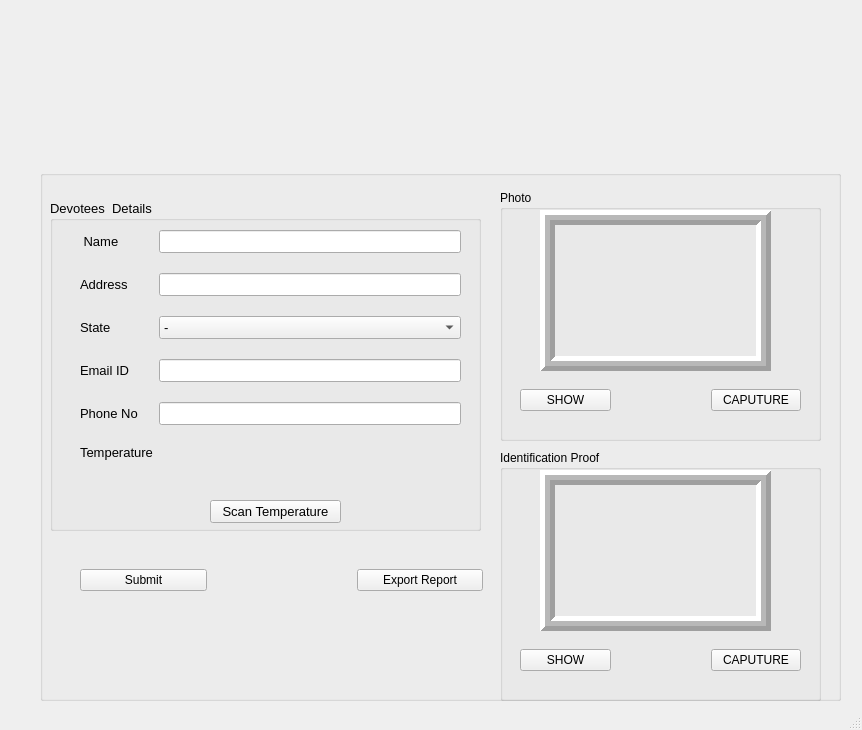
<?xml version="1.0" encoding="UTF-8"?>
<ui version="4.0">
 <class>MainWindow</class>
 <widget class="QMainWindow" name="MainWindow">
  <property name="geometry">
   <rect>
    <x>0</x>
    <y>0</y>
    <width>862</width>
    <height>730</height>
   </rect>
  </property>
  <property name="windowTitle">
   <string>MainWindow</string>
  </property>
  <widget class="QWidget" name="centralwidget">
   <widget class="QLabel" name="label_3">
    <property name="geometry">
     <rect>
      <x>250</x>
      <y>100</y>
      <width>91</width>
      <height>71</height>
     </rect>
    </property>
    <property name="text">
     <string/>
    </property>
    <property name="pixmap">
     <pixmap resource="../img/img.qrc">:/newPrefix/QDkO7nK6-removebg-preview.png</pixmap>
    </property>
    <property name="scaledContents">
     <bool>true</bool>
    </property>
   </widget>
   <widget class="QLabel" name="label">
    <property name="geometry">
     <rect>
      <x>270</x>
      <y>0</y>
      <width>351</width>
      <height>111</height>
     </rect>
    </property>
    <property name="text">
     <string/>
    </property>
    <property name="pixmap">
     <pixmap resource="../img/img.qrc">:/newPrefix/logo_colour.png</pixmap>
    </property>
    <property name="scaledContents">
     <bool>true</bool>
    </property>
   </widget>
   <widget class="QLabel" name="label_4">
    <property name="geometry">
     <rect>
      <x>360</x>
      <y>80</y>
      <width>171</width>
      <height>121</height>
     </rect>
    </property>
    <property name="text">
     <string/>
    </property>
    <property name="pixmap">
     <pixmap resource="../img/img.qrc">:/newPrefix/download__2_-removebg-preview.png</pixmap>
    </property>
    <property name="scaledContents">
     <bool>true</bool>
    </property>
   </widget>
   <widget class="QLabel" name="label_2">
    <property name="geometry">
     <rect>
      <x>570</x>
      <y>110</y>
      <width>51</width>
      <height>51</height>
     </rect>
    </property>
    <property name="text">
     <string/>
    </property>
    <property name="pixmap">
     <pixmap resource="../img/img.qrc">:/newPrefix/aic-jitf-logo (1).png</pixmap>
    </property>
    <property name="scaledContents">
     <bool>true</bool>
    </property>
   </widget>
   <widget class="QGroupBox" name="groupBox">
    <property name="geometry">
     <rect>
      <x>40</x>
      <y>170</y>
      <width>801</width>
      <height>531</height>
     </rect>
    </property>
    <property name="title">
     <string/>
    </property>
    <property name="flat">
     <bool>false</bool>
    </property>
    <property name="checkable">
     <bool>false</bool>
    </property>
    <widget class="QGroupBox" name="groupBox_2">
     <property name="geometry">
      <rect>
       <x>10</x>
       <y>30</y>
       <width>431</width>
       <height>331</height>
      </rect>
     </property>
     <property name="font">
      <font>
       <pointsize>10</pointsize>
      </font>
     </property>
     <property name="title">
      <string>Devotees  Details</string>
     </property>
     <widget class="QWidget" name="formLayoutWidget">
      <property name="geometry">
       <rect>
        <x>30</x>
        <y>30</y>
        <width>381</width>
        <height>231</height>
       </rect>
      </property>
      <layout class="QFormLayout" name="formLayout">
       <property name="verticalSpacing">
        <number>20</number>
       </property>
       <item row="0" column="0">
        <widget class="QLabel" name="label_5">
         <property name="text">
          <string> Name</string>
         </property>
        </widget>
       </item>
       <item row="0" column="1">
        <widget class="QLineEdit" name="lineEdit"/>
       </item>
       <item row="1" column="0">
        <widget class="QLabel" name="label_6">
         <property name="text">
          <string>Address</string>
         </property>
        </widget>
       </item>
       <item row="1" column="1">
        <widget class="QLineEdit" name="lineEdit_2"/>
       </item>
       <item row="2" column="0">
        <widget class="QLabel" name="label_8">
         <property name="text">
          <string>State</string>
         </property>
        </widget>
       </item>
       <item row="2" column="1">
        <widget class="QComboBox" name="comboBox">
         <item>
          <property name="text">
           <string>-</string>
          </property>
         </item>
         <item>
          <property name="text">
           <string>Andhra Pradesh</string>
          </property>
         </item>
         <item>
          <property name="text">
           <string>Arunachal Pradesh</string>
          </property>
         </item>
         <item>
          <property name="text">
           <string>Assam</string>
          </property>
         </item>
         <item>
          <property name="text">
           <string>Bihar</string>
          </property>
         </item>
         <item>
          <property name="text">
           <string>Chhattisgarh</string>
          </property>
         </item>
         <item>
          <property name="text">
           <string>Gujarat</string>
          </property>
         </item>
         <item>
          <property name="text">
           <string>Haryana</string>
          </property>
         </item>
         <item>
          <property name="text">
           <string>Himachal Pradesh</string>
          </property>
         </item>
         <item>
          <property name="text">
           <string>Jharkhand</string>
          </property>
         </item>
         <item>
          <property name="text">
           <string>Karnataka</string>
          </property>
         </item>
         <item>
          <property name="text">
           <string>Kerala</string>
          </property>
         </item>
         <item>
          <property name="text">
           <string>Madhya Pradesh</string>
          </property>
         </item>
         <item>
          <property name="text">
           <string>Maharashtra</string>
          </property>
         </item>
         <item>
          <property name="text">
           <string>Manipur</string>
          </property>
         </item>
         <item>
          <property name="text">
           <string>Meghalaya</string>
          </property>
         </item>
         <item>
          <property name="text">
           <string>Mizoram</string>
          </property>
         </item>
         <item>
          <property name="text">
           <string>Nagaland</string>
          </property>
         </item>
         <item>
          <property name="text">
           <string>Odisha</string>
          </property>
         </item>
         <item>
          <property name="text">
           <string>Punjab</string>
          </property>
         </item>
         <item>
          <property name="text">
           <string>Rajasthan</string>
          </property>
         </item>
         <item>
          <property name="text">
           <string>Sikkim</string>
          </property>
         </item>
         <item>
          <property name="text">
           <string>Tamil Nadu</string>
          </property>
         </item>
         <item>
          <property name="text">
           <string>Telangana</string>
          </property>
         </item>
         <item>
          <property name="text">
           <string>Tripura</string>
          </property>
         </item>
         <item>
          <property name="text">
           <string>Uttar Pradesh</string>
          </property>
         </item>
         <item>
          <property name="text">
           <string>Uttarakhand</string>
          </property>
         </item>
         <item>
          <property name="text">
           <string>West Bengal</string>
          </property>
         </item>
        </widget>
       </item>
       <item row="3" column="0">
        <widget class="QLabel" name="label_9">
         <property name="text">
          <string>Email ID</string>
         </property>
        </widget>
       </item>
       <item row="3" column="1">
        <widget class="QLineEdit" name="lineEdit_5"/>
       </item>
       <item row="4" column="0">
        <widget class="QLabel" name="label_10">
         <property name="text">
          <string>Phone No</string>
         </property>
        </widget>
       </item>
       <item row="4" column="1">
        <widget class="QLineEdit" name="lineEdit_6"/>
       </item>
       <item row="5" column="0">
        <widget class="QLabel" name="label_11">
         <property name="text">
          <string>Temperature</string>
         </property>
        </widget>
       </item>
       <item row="5" column="1">
        <widget class="QLabel" name="label_12">
         <property name="text">
          <string/>
         </property>
        </widget>
       </item>
      </layout>
     </widget>
     <widget class="QWidget" name="horizontalLayoutWidget_2">
      <property name="geometry">
       <rect>
        <x>30</x>
        <y>270</y>
        <width>381</width>
        <height>21</height>
       </rect>
      </property>
      <layout class="QHBoxLayout" name="horizontalLayout_2">
       <item>
        <widget class="QLabel" name="label_16">
         <property name="text">
          <string/>
         </property>
        </widget>
       </item>
       <item>
        <widget class="QLabel" name="label_7">
         <property name="text">
          <string/>
         </property>
        </widget>
       </item>
      </layout>
     </widget>
     <widget class="QPushButton" name="pushButton_7">
      <property name="geometry">
       <rect>
        <x>160</x>
        <y>300</y>
        <width>131</width>
        <height>23</height>
       </rect>
      </property>
      <property name="text">
       <string>Scan Temperature</string>
      </property>
     </widget>
    </widget>
    <widget class="QGroupBox" name="groupBox_3">
     <property name="geometry">
      <rect>
       <x>460</x>
       <y>20</y>
       <width>321</width>
       <height>251</height>
      </rect>
     </property>
     <property name="title">
      <string>Photo</string>
     </property>
     <widget class="QLabel" name="label_13">
      <property name="geometry">
       <rect>
        <x>40</x>
        <y>20</y>
        <width>231</width>
        <height>161</height>
       </rect>
      </property>
      <property name="frameShape">
       <enum>QFrame::Box</enum>
      </property>
      <property name="frameShadow">
       <enum>QFrame::Raised</enum>
      </property>
      <property name="lineWidth">
       <number>5</number>
      </property>
      <property name="midLineWidth">
       <number>5</number>
      </property>
      <property name="text">
       <string/>
      </property>
     </widget>
     <widget class="QWidget" name="horizontalLayoutWidget">
      <property name="geometry">
       <rect>
        <x>20</x>
        <y>170</y>
        <width>281</width>
        <height>80</height>
       </rect>
      </property>
      <layout class="QHBoxLayout" name="horizontalLayout">
       <property name="spacing">
        <number>100</number>
       </property>
       <item>
        <widget class="QPushButton" name="pushButton">
         <property name="text">
          <string>SHOW</string>
         </property>
        </widget>
       </item>
       <item>
        <widget class="QPushButton" name="pushButton_2">
         <property name="text">
          <string>CAPUTURE</string>
         </property>
        </widget>
       </item>
      </layout>
     </widget>
    </widget>
    <widget class="QGroupBox" name="groupBox_5">
     <property name="geometry">
      <rect>
       <x>460</x>
       <y>280</y>
       <width>321</width>
       <height>251</height>
      </rect>
     </property>
     <property name="title">
      <string>Identification Proof</string>
     </property>
     <widget class="QLabel" name="label_15">
      <property name="geometry">
       <rect>
        <x>40</x>
        <y>20</y>
        <width>231</width>
        <height>161</height>
       </rect>
      </property>
      <property name="frameShape">
       <enum>QFrame::Box</enum>
      </property>
      <property name="frameShadow">
       <enum>QFrame::Raised</enum>
      </property>
      <property name="lineWidth">
       <number>5</number>
      </property>
      <property name="midLineWidth">
       <number>5</number>
      </property>
      <property name="text">
       <string/>
      </property>
     </widget>
     <widget class="QWidget" name="horizontalLayoutWidget_3">
      <property name="geometry">
       <rect>
        <x>20</x>
        <y>170</y>
        <width>281</width>
        <height>80</height>
       </rect>
      </property>
      <layout class="QHBoxLayout" name="horizontalLayout_3">
       <property name="spacing">
        <number>100</number>
       </property>
       <item>
        <widget class="QPushButton" name="pushButton_5">
         <property name="text">
          <string>SHOW</string>
         </property>
        </widget>
       </item>
       <item>
        <widget class="QPushButton" name="pushButton_6">
         <property name="text">
          <string>CAPUTURE</string>
         </property>
        </widget>
       </item>
      </layout>
     </widget>
    </widget>
    <widget class="QLabel" name="label_14">
     <property name="geometry">
      <rect>
       <x>30</x>
       <y>460</y>
       <width>401</width>
       <height>41</height>
      </rect>
     </property>
     <property name="font">
      <font>
       <pointsize>10</pointsize>
      </font>
     </property>
     <property name="text">
      <string/>
     </property>
    </widget>
    <widget class="QWidget" name="horizontalLayoutWidget_4">
     <property name="geometry">
      <rect>
       <x>40</x>
       <y>370</y>
       <width>403</width>
       <height>80</height>
      </rect>
     </property>
     <layout class="QHBoxLayout" name="horizontalLayout_4">
      <property name="spacing">
       <number>150</number>
      </property>
      <item>
       <widget class="QPushButton" name="pushButton_3">
        <property name="text">
         <string>Submit</string>
        </property>
       </widget>
      </item>
      <item>
       <widget class="QPushButton" name="pushButton_4">
        <property name="text">
         <string>Export Report</string>
        </property>
       </widget>
      </item>
     </layout>
    </widget>
   </widget>
  </widget>
  <widget class="QStatusBar" name="statusbar"/>
 </widget>
 <resources>
  <include location="../img/img.qrc"/>
  <include location="../img/img.qrc"/>
  <include location="../../../../../Downloads/sringeri-main/sringeri-main/img/img.qrc"/>
 </resources>
 <connections/>
</ui>
